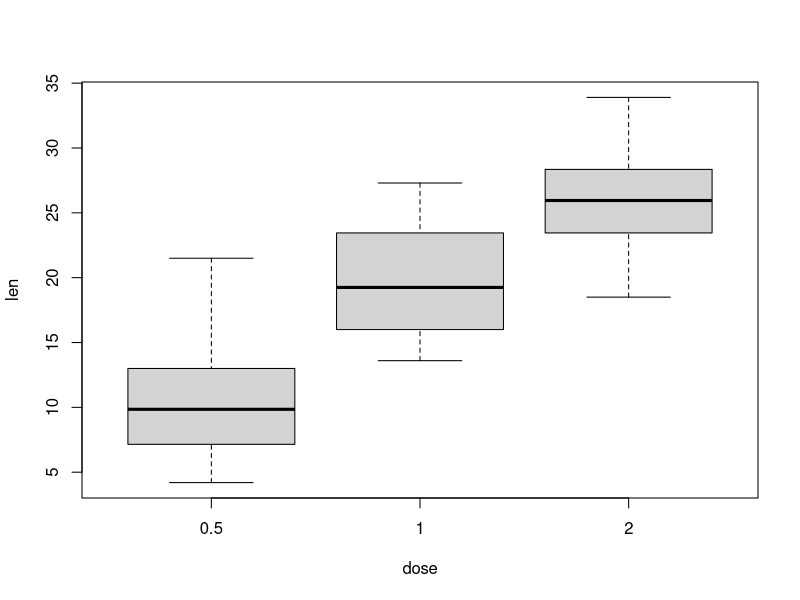
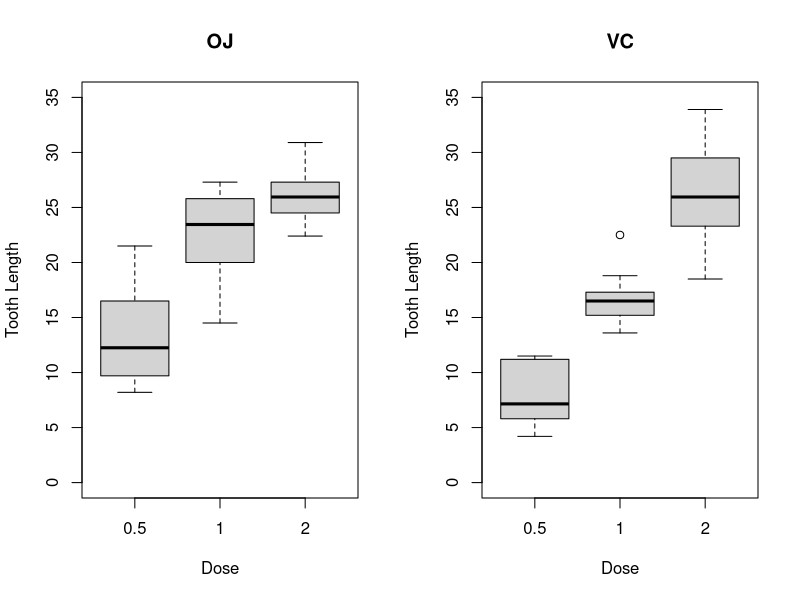
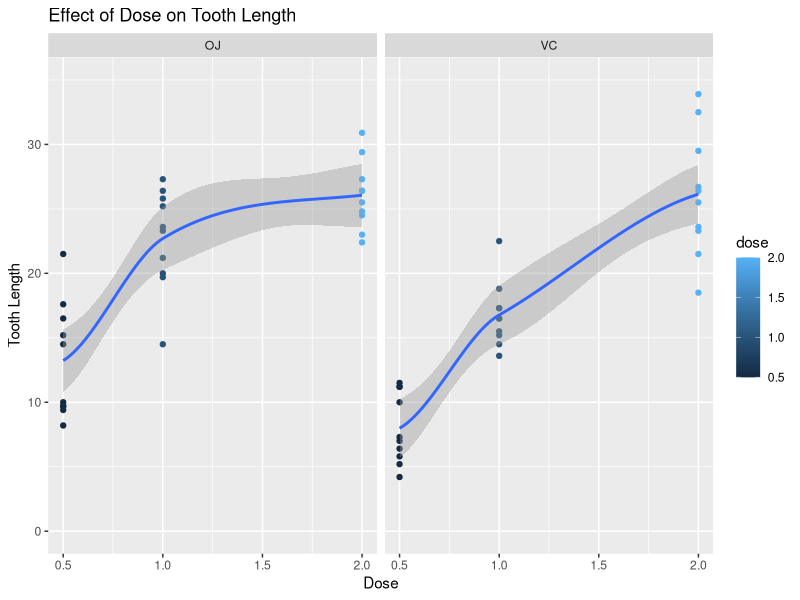
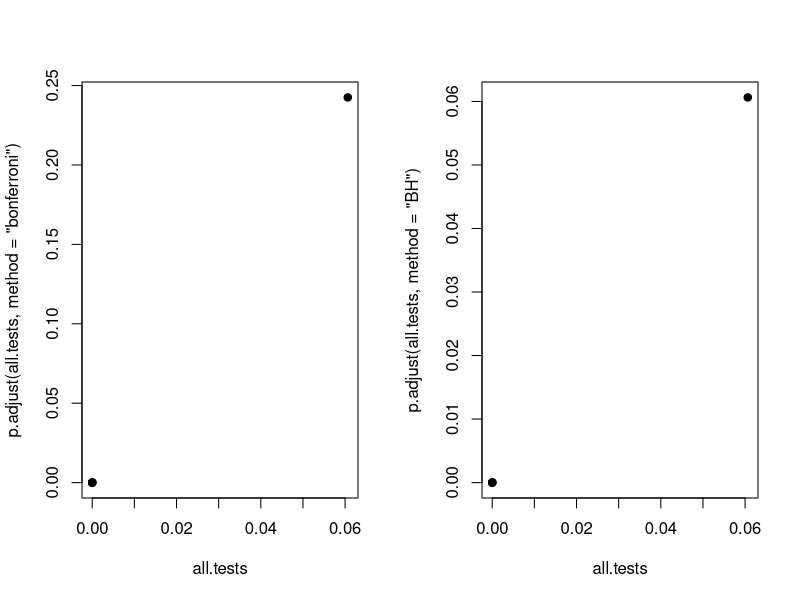

These figures' R source, in order:
## ---- chunk 1
knitr::opts_chunk$set(warning=FALSE)
## ---- chunk 2
summary(ToothGrowth)

head(ToothGrowth)

tail(ToothGrowth)

boxplot(len ~ dose, ToothGrowth)
## ---- chunk 3
oj <- levels(ToothGrowth$supp)[1]
vc <- levels(ToothGrowth$supp)[2]

summary(ToothGrowth[ToothGrowth$supp == oj,])
summary(ToothGrowth[ToothGrowth$supp == vc,])

par(mfrow = c(1, 2))
boxplot(len ~ dose, 
        ToothGrowth[ToothGrowth$supp == oj,], 
        main="OJ", 
        xlab="Dose", 
        ylab="Tooth Length", 
        ylim=range(0,35))
boxplot(len ~ dose, 
        ToothGrowth[ToothGrowth$supp == vc,], 
        main="VC", 
        xlab="Dose", 
        ylab="Tooth Length", 
        ylim=range(0,35))

library(ggplot2)
qplot(dose, len, 
      data = ToothGrowth,
      facets = . ~ supp,
      geom = c("point", "smooth"), 
      method = "loess", 
      formula = y ~ x, 
      color = dose, 
      ylim = c(0, 35),
      main = "Effect of Dose on Tooth Length",
      xlab = "Dose", 
      ylab = "Tooth Length") 
## ---- chunk 4
ToothGrowth$dose <- as.factor(ToothGrowth$dose)
## ---- chunk 5
sapply(split(ToothGrowth$len, ToothGrowth$supp), var)
## ---- chunk 6
supp.test <- t.test(ToothGrowth$len[ToothGrowth$supp=="VC"], 
                    ToothGrowth$len[ToothGrowth$supp=="OJ"], 
                    paired = F, 
                    var.equal = F)
supp.test
## ---- chunk 7
sapply(split(ToothGrowth$len, ToothGrowth$dose), var)
## ---- chunk 8
dose.groups <- split(ToothGrowth$len, ToothGrowth$dose)

point.five.one.test <- t.test(dose.groups[["0.5"]], 
                              dose.groups[["1"]],
                              paired = F, 
                              var.equal = T)
point.five.one.test
## ---- chunk 9
one.two.test <- t.test(dose.groups[["1"]], 
                       dose.groups[["2"]],
                       paired = F, 
                       var.equal = T)
one.two.test
## ---- chunk 10
point.five.two.test <- t.test(dose.groups[["0.5"]], 
                              dose.groups[["2"]],
                              paired = F, 
                              var.equal = T)
point.five.two.test
## ---- chunk 11
all.tests <- c(supp.test$p.value, 
               point.five.one.test$p.value, 
               one.two.test$p.value, 
               point.five.two.test$p.value)

sum(p.adjust(all.tests, method = "bonferroni") < 0.05)

round(p.adjust(all.tests, method = "bonferroni"), 3)
## ---- chunk 12
sum(p.adjust(all.tests, method = "BH") < 0.05)

round(p.adjust(all.tests, method = "BH"), 3)

par(mfrow = c(1, 2))
plot(all.tests, p.adjust(all.tests, method = "bonferroni"), pch = 19)
plot(all.tests, p.adjust(all.tests, method = "BH"), pch = 19)
